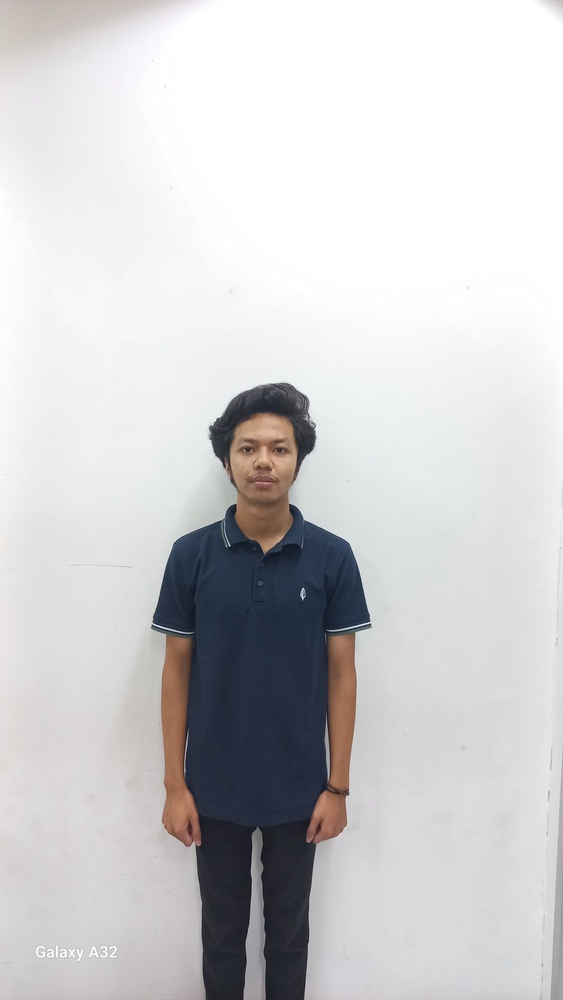
#> input picture PA-PC_202231053_DWITIAN TANGGUH EDINUGRAHA_A/foto_diri.jpg, 563 x 1000 px, shrunk from 2604 x 4624 before the run
$ jupyter execute 'PA-PC_202231053_DWITIAN TANGGUH EDINUGRAHA_A.ipynb'
#> lines starting #> are read from the running program, lines starting #| are printed output that depends on the picture
# import library

[cell 1]
import cv2
import matplotlib.pyplot as plt
import numpy as np

# membaca image

[cell 2]
img = cv2.imread("foto_diri.jpg")
#> img is the input picture: shape (1000, 563, 3); mean B, G, R 206.7, 205.5, 206.2

# membuat baris dan kolom

[cell 3]
img.shape
#> Out = (1000, 563, 3)

[cell 4]
[baris, kolom] = img.shape[:2]
#> baris = 1000; kolom = 563

# konversi image dari BGR ke RGB

[cell 5]
img = cv2.cvtColor(img, cv2.COLOR_BGR2RGB)

# median filter menggunakan openCV

[cell 6]
img_median = img.copy()
img_median_after = cv2.medianBlur(img_median, 11)

fig, axis = plt.subplots(1, 2, figsize = (15, 15))
ax = axis.ravel()

ax[0].imshow(img_median, cmap='gray')
ax[0].set_title('citra asli')

ax[1].imshow(img_median_after, cmap='gray')
ax[1].set_title('after filter median')
plt.show()
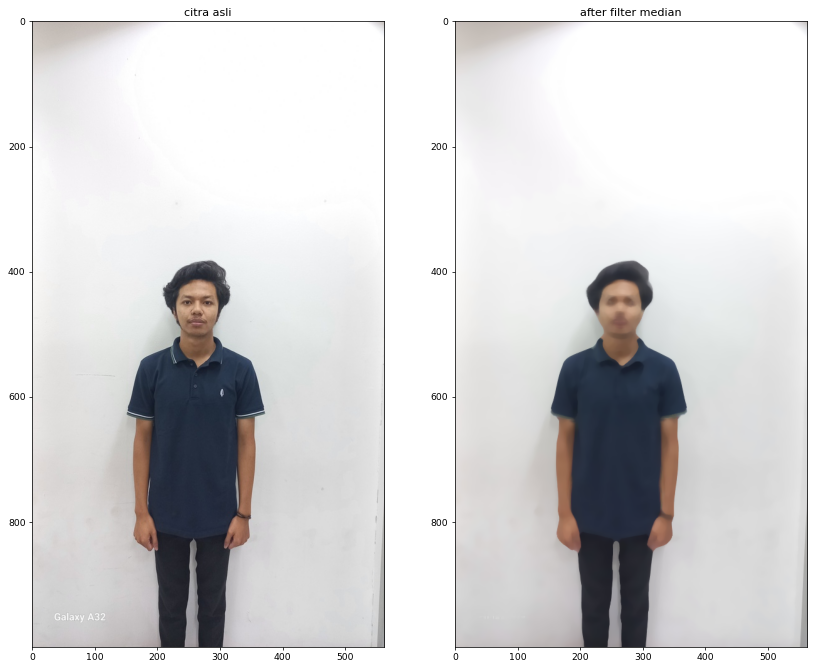
#> figure drawn by matplotlib, 2 panels

# konversi image dari RGB ke GRAY untuk menghitung mean

[cell 7]
img_gray = cv2.cvtColor(img, cv2.COLOR_RGB2GRAY)
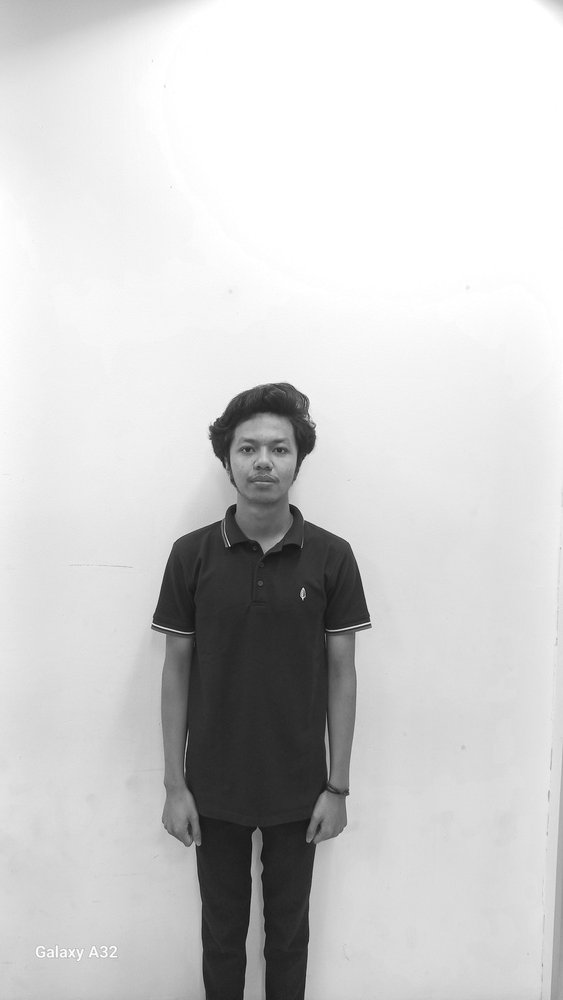
#> img_gray: shape (1000, 563); min 16, max 255, mean 205.9

# ketetanggan pixel

[cell 8]
img_mean = img_gray.copy().astype(float)

m1, n1 = img_mean.shape
#> m1 = 1000; n1 = 563
img_mean_after = np.empty([m1, n1])

print("shape image median : ", img_mean.shape)
#| shape image median :  (1000, 563)
print("shape image median after : ", img_mean_after.shape)
#| shape image median after :  (1000, 563)

print("m1 : ", m1)
#| m1 :  1000
print("n1 : ", n1)
#| n1 :  563
print()

# membuat filter rata-rata secara manual

[cell 9]
for baris in range (0, m1-1) :
    for kolom in range (0, n1-1) :
        a1 = baris
        b1 = kolom
        jumlah = img_mean[a1-1, b1-1] + img_mean[a1-1, b1] + img_mean[a1-1, b1+1] +\
            img_mean[a1, b1-1] + img_mean[a1, b1] + img_mean[a1, b1+1] +\
            img_mean[a1+1, b1-1] + img_mean[a1+1, b1] + img_mean[a1+1, b1+1]
        img_mean_after[a1, b1] = 1/9 * jumlah

# menampilkan image asli dan image setelah menggunakan filter mean

[cell 10]
fig, axis = plt.subplots(1, 2, figsize = (15, 15))
ax = axis.ravel()

ax[0].imshow(img_mean, cmap='gray')
ax[0].set_title('Original Image')

ax[1].imshow(img_mean_after, cmap='gray')
ax[1].set_title('Mean Filtered Image')
plt.show()
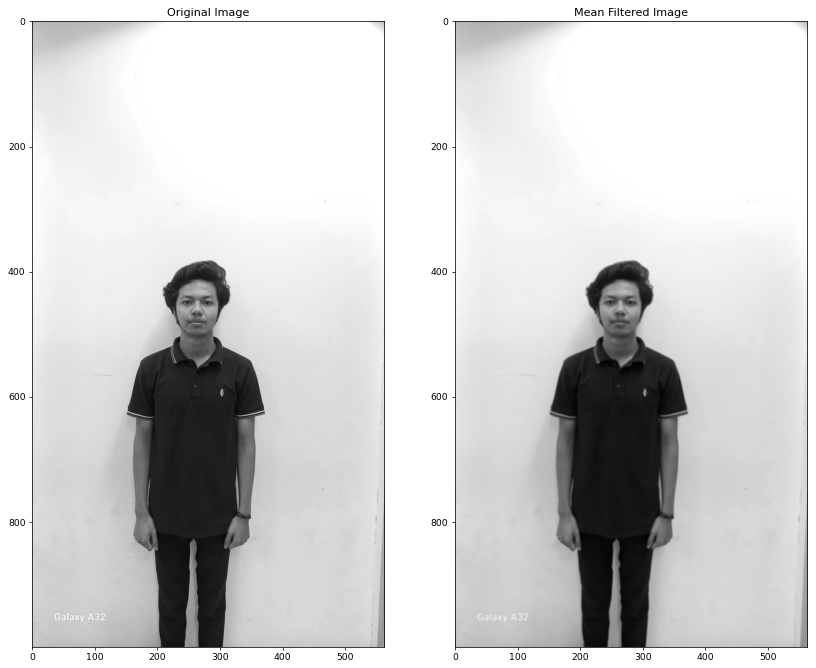
#> figure drawn by matplotlib, 2 panels
